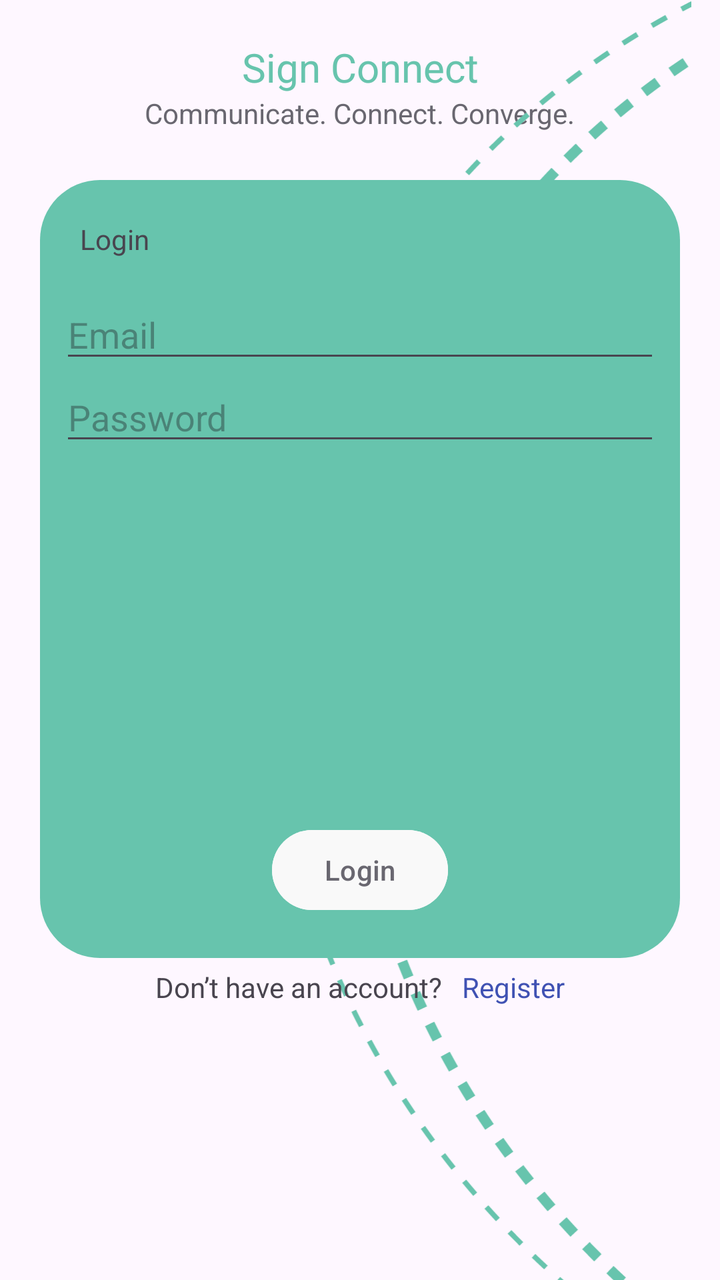
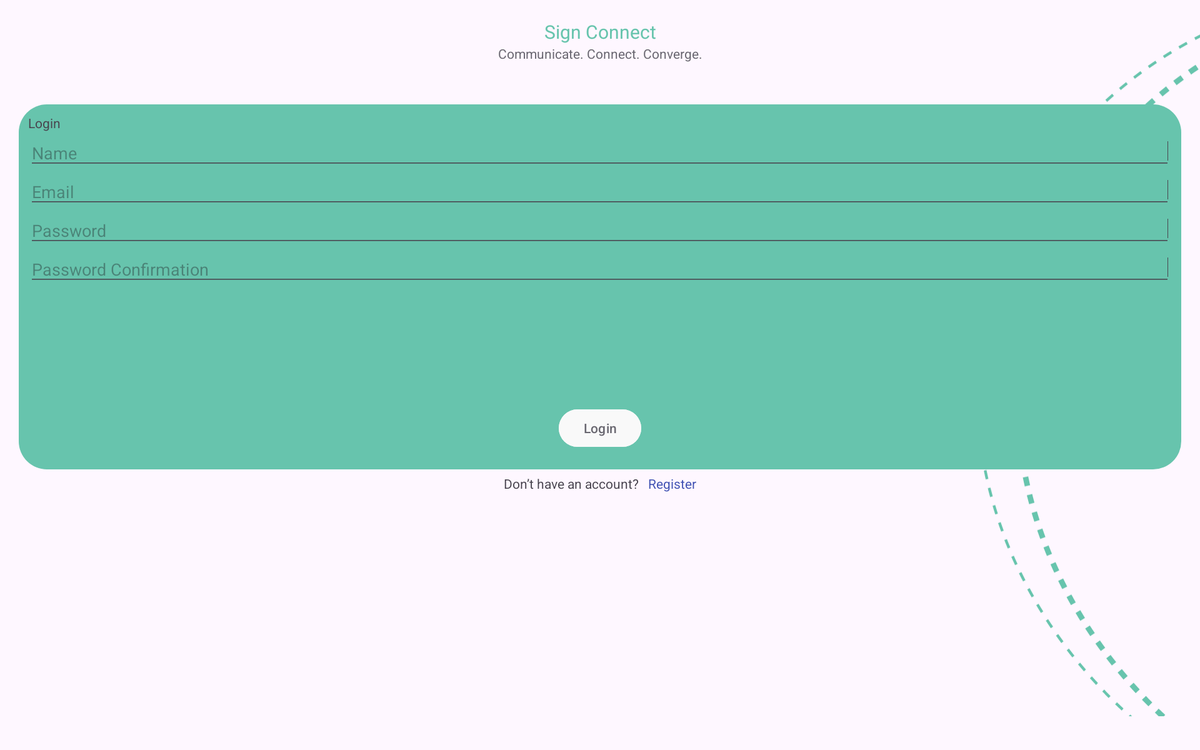

Compare how this app lays out the same screen by default and in its alternative resource folder. The renders come first, then the two layout files and the values they reference.
<!-- AndroidManifest.xml: application theme Theme.SignConnect -->
<!-- res/layout/activity_login.xml -->
<?xml version="1.0" encoding="utf-8"?>
<androidx.constraintlayout.widget.ConstraintLayout xmlns:android="http://schemas.android.com/apk/res/android"
    xmlns:app="http://schemas.android.com/apk/res-auto"
    xmlns:tools="http://schemas.android.com/tools"
    android:id="@+id/container"
    android:layout_width="match_parent"
    android:layout_height="match_parent"
    tools:context=".ui.login.LoginActivity">

    <ProgressBar
        android:id="@+id/loading"
        android:layout_width="wrap_content"
        android:layout_height="wrap_content"
        android:layout_gravity="center"
        android:layout_marginBottom="20dp"
        android:visibility="gone"
        app:layout_constraintBottom_toBottomOf="parent"
        app:layout_constraintEnd_toEndOf="parent"
        app:layout_constraintStart_toStartOf="parent" />

    <TextView
        android:id="@+id/tvFormAppName"
        android:layout_width="wrap_content"
        android:layout_height="wrap_content"
        android:layout_marginTop="20dp"
        android:text="@string/app_name_space"
        android:textColor="@color/turquoise"
        android:textSize="20sp"
        app:layout_constraintEnd_toEndOf="parent"
        app:layout_constraintStart_toStartOf="parent"
        app:layout_constraintTop_toTopOf="parent" />

    <TextView
        android:id="@+id/tvFormAppPhrase"
        android:layout_width="wrap_content"
        android:layout_height="wrap_content"
        android:text="@string/app_phrase"
        android:textColor="@color/gray_light"
        app:layout_constraintEnd_toEndOf="parent"
        app:layout_constraintStart_toStartOf="parent"
        app:layout_constraintTop_toBottomOf="@+id/tvFormAppName" />

    <ImageView
        android:id="@+id/ivFormBackgroundAccent"
        android:layout_width="240dp"
        android:layout_height="0dp"
        app:layout_constraintBottom_toBottomOf="parent"
        app:layout_constraintEnd_toEndOf="parent"
        app:layout_constraintTop_toTopOf="parent"
        app:srcCompat="@drawable/bgaccent_semicircles"
        tools:visibility="visible" />

    <androidx.constraintlayout.widget.ConstraintLayout
        android:id="@+id/clForm"
        android:layout_width="0dp"
        android:layout_height="389dp"
        android:layout_marginStart="20dp"
        android:layout_marginEnd="20dp"
        android:background="@drawable/bg_blue"
        android:backgroundTint="@color/turquoise"
        android:padding="10dp"
        app:layout_constraintBottom_toBottomOf="parent"
        app:layout_constraintEnd_toEndOf="parent"
        app:layout_constraintStart_toStartOf="parent"
        app:layout_constraintTop_toBottomOf="@+id/tvFormAppPhrase"
        app:layout_constraintVertical_bias="0.13">

        <TextView
            android:id="@+id/tvFormTitle"
            android:layout_width="wrap_content"
            android:layout_height="wrap_content"
            android:layout_marginStart="10dp"
            android:layout_marginTop="10dp"
            android:text="@string/title_login"
            app:layout_constraintStart_toStartOf="parent"
            app:layout_constraintTop_toTopOf="parent" />

        <Button
            android:id="@+id/btnFormSubmitLogin"
            android:layout_width="wrap_content"
            android:layout_height="wrap_content"
            android:layout_gravity="start"
            android:layout_marginBottom="10dp"
            android:backgroundTint="@color/blue_light"
            android:enabled="true"
            android:text="@string/title_login"
            android:textColor="@color/gray_light"
            app:layout_constraintBottom_toBottomOf="parent"
            app:layout_constraintEnd_toEndOf="parent"
            app:layout_constraintStart_toStartOf="parent" />

        <LinearLayout
            android:layout_width="0dp"
            android:layout_height="0dp"
            android:layout_marginTop="16dp"
            android:orientation="vertical"
            app:layout_constraintBottom_toTopOf="@+id/btnFormSubmitLogin"
            app:layout_constraintEnd_toEndOf="parent"
            app:layout_constraintStart_toStartOf="parent"
            app:layout_constraintTop_toBottomOf="@+id/tvFormTitle">

            <EditText
                android:id="@+id/etFormEmail"
                android:layout_width="match_parent"
                android:layout_height="wrap_content"
                android:autofillHints="@string/prompt_email"
                android:hint="@string/prompt_email"
                android:inputType="textEmailAddress"
                android:selectAllOnFocus="true" />

            <EditText
                android:id="@+id/etFormPassword"
                android:layout_width="match_parent"
                android:layout_height="wrap_content"
                android:autofillHints="@string/prompt_password"
                android:hint="@string/prompt_password"
                android:imeActionLabel="@string/action_sign_in_short"
                android:imeOptions="actionDone"
                android:inputType="textPassword"
                android:selectAllOnFocus="true" />

        </LinearLayout>
    </androidx.constraintlayout.widget.ConstraintLayout>

    <LinearLayout
        android:layout_width="wrap_content"
        android:layout_height="0dp"
        android:layout_marginTop="5dp"
        android:orientation="horizontal"
        app:layout_constraintEnd_toEndOf="parent"
        app:layout_constraintStart_toStartOf="parent"
        app:layout_constraintTop_toBottomOf="@+id/clForm">

        <TextView
            android:id="@+id/tvFormTogglePrompt"
            android:layout_width="wrap_content"
            android:layout_height="wrap_content"
            android:layout_weight="1"
            android:text="@string/signup_prompt" />

        <TextView
            android:id="@+id/tvFormToggle"
            android:layout_width="wrap_content"
            android:layout_height="wrap_content"
            android:layout_marginStart="10dp"
            android:layout_weight="1"
            android:text="@string/title_signup"
            android:textColor="@color/blue_navy" />
    </LinearLayout>

</androidx.constraintlayout.widget.ConstraintLayout>
<!-- resources referenced by this layout -->
<resources>
  <color name="blue_light">#F9F9F9</color>
  <color name="blue_navy">#4052B3</color>
  <color name="gray_light">#696770</color>
  <color name="turquoise">#67C4AD</color>
  <!-- drawable bg_blue (drawable) -->
  <?xml version="1.0" encoding="utf-8"?>
  <shape
      xmlns:android="http://schemas.android.com/apk/res/android"
      android:shape="rectangle">
      <corners android:radius="30dp"/>
      <solid android:color="@color/blue_baby"/>
  </shape>
  <!-- drawable bgaccent_semicircles: vector/xml drawable (drawable, 14017 chars, omitted) -->
  <string name="action_sign_in_short">Sign in</string>
  <string name="app_name_space">Sign Connect</string>
  <string name="app_phrase">Communicate. Connect. Converge.</string>
  <string name="prompt_email">Email</string>
  <string name="prompt_password">Password</string>
  <string name="signup_prompt">Don’t have an account?</string>
  <string name="title_login">Login</string>
  <string name="title_signup">Register</string>
  <!-- from res/values-v23/ -->
  <style name="Theme.SignConnect" parent="Base.Theme.SignConnect">
          <item name="android:navigationBarColor">@android:color/transparent</item>
          <item name="android:statusBarColor">@android:color/transparent</item>
          <item name="android:windowLightStatusBar">?attr/isLightTheme</item>
      </style>
  <color name="blue_baby">#B1D5CC</color>
  <style name="Base.Theme.SignConnect" parent="Theme.Material3.DayNight.NoActionBar">
          <item name="colorPrimary">@color/white</item>
      </style>
  <color name="white">#FFFFFFFF</color>
</resources>
<!-- res/layout-w1240dp/activity_login.xml (the repository's variant of the layout above) -->
<!-- drawn on a large tablet held sideways -->
<?xml version="1.0" encoding="utf-8"?>
<androidx.constraintlayout.widget.ConstraintLayout xmlns:android="http://schemas.android.com/apk/res/android"
    xmlns:app="http://schemas.android.com/apk/res-auto"
    xmlns:tools="http://schemas.android.com/tools"
    android:id="@+id/container"
    android:layout_width="match_parent"
    android:layout_height="match_parent"
    tools:context=".ui.login.LoginActivity">

    <ProgressBar
        android:id="@+id/loading"
        android:layout_width="wrap_content"
        android:layout_height="wrap_content"
        android:layout_gravity="center"
        android:layout_marginTop="64dp"
        android:layout_marginBottom="64dp"
        android:visibility="gone"
        app:layout_constraintBottom_toBottomOf="parent"
        app:layout_constraintEnd_toEndOf="@+id/etFormPassword"
        app:layout_constraintStart_toStartOf="@+id/etFormPassword"
        app:layout_constraintTop_toTopOf="parent"
        app:layout_constraintVertical_bias="0.3" />

    <TextView
        android:id="@+id/tvFormAppName"
        android:layout_width="wrap_content"
        android:layout_height="wrap_content"
        android:layout_marginTop="20dp"
        android:text="@string/app_name_space"
        android:textColor="@color/turquoise"
        android:textSize="20sp"
        app:layout_constraintEnd_toEndOf="parent"
        app:layout_constraintStart_toStartOf="parent"
        app:layout_constraintTop_toTopOf="parent" />

    <TextView
        android:id="@+id/tvFormAppPhrase"
        android:layout_width="wrap_content"
        android:layout_height="wrap_content"
        android:text="@string/app_phrase"
        android:textColor="@color/gray_light"
        app:layout_constraintEnd_toEndOf="parent"
        app:layout_constraintStart_toStartOf="parent"
        app:layout_constraintTop_toBottomOf="@+id/tvFormAppName" />

    <ImageView
        android:id="@+id/ivFormBackgroundAccent"
        android:layout_width="240dp"
        android:layout_height="0dp"
        app:layout_constraintBottom_toBottomOf="parent"
        app:layout_constraintEnd_toEndOf="parent"
        app:layout_constraintTop_toTopOf="parent"
        app:srcCompat="@drawable/bgaccent_semicircles"
        tools:visibility="visible" />

    <androidx.constraintlayout.widget.ConstraintLayout
        android:id="@+id/clForm"
        android:layout_width="0dp"
        android:layout_height="389dp"
        android:layout_marginStart="20dp"
        android:layout_marginEnd="20dp"
        android:background="@drawable/bg_blue"
        android:backgroundTint="@color/turquoise"
        android:padding="10dp"
        app:layout_constraintBottom_toBottomOf="parent"
        app:layout_constraintEnd_toEndOf="parent"
        app:layout_constraintStart_toStartOf="parent"
        app:layout_constraintTop_toBottomOf="@+id/tvFormAppPhrase"
        app:layout_constraintVertical_bias="0.13">

        <TextView
            android:id="@+id/tvFormTitle"
            android:layout_width="wrap_content"
            android:layout_height="wrap_content"
            android:text="@string/title_login"
            app:layout_constraintStart_toStartOf="parent"
            app:layout_constraintTop_toTopOf="parent" />

        <Button
            android:id="@+id/btnFormSubmitLogin"
            android:layout_width="wrap_content"
            android:layout_height="wrap_content"
            android:layout_gravity="start"
            android:layout_marginBottom="10dp"
            android:backgroundTint="@color/blue_light"
            android:enabled="false"
            android:text="@string/title_login"
            android:textColor="@color/gray_light"
            app:layout_constraintBottom_toBottomOf="parent"
            app:layout_constraintEnd_toEndOf="parent"
            app:layout_constraintStart_toStartOf="parent" />

        <LinearLayout
            android:layout_width="0dp"
            android:layout_height="0dp"
            android:orientation="vertical"
            app:layout_constraintBottom_toTopOf="@+id/btnFormSubmitLogin"
            app:layout_constraintEnd_toEndOf="parent"
            app:layout_constraintStart_toStartOf="parent"
            app:layout_constraintTop_toBottomOf="@+id/tvFormTitle">

            <EditText
                android:id="@+id/etFormName"
                android:layout_width="match_parent"
                android:layout_height="wrap_content"
                android:ems="10"
                android:hint="Name"
                android:inputType="text" />

            <EditText
                android:id="@+id/etFormEmail"
                android:layout_width="match_parent"
                android:layout_height="wrap_content"
                android:autofillHints="@string/prompt_email"
                android:hint="@string/prompt_email"
                android:inputType="textEmailAddress"
                android:selectAllOnFocus="true" />

            <EditText
                android:id="@+id/etFormPassword"
                android:layout_width="match_parent"
                android:layout_height="wrap_content"
                android:autofillHints="@string/prompt_password"
                android:hint="@string/prompt_password"
                android:imeActionLabel="@string/action_sign_in_short"
                android:imeOptions="actionDone"
                android:inputType="textPassword"
                android:selectAllOnFocus="true" />

            <EditText
                android:id="@+id/etFormPasswordConfirm"
                android:layout_width="match_parent"
                android:layout_height="wrap_content"
                android:ems="10"
                android:hint="Password Confirmation"
                android:inputType="textPassword" />

        </LinearLayout>
    </androidx.constraintlayout.widget.ConstraintLayout>

    <LinearLayout
        android:layout_width="wrap_content"
        android:layout_height="0dp"
        android:layout_marginTop="5dp"
        android:orientation="horizontal"
        app:layout_constraintEnd_toEndOf="parent"
        app:layout_constraintStart_toStartOf="parent"
        app:layout_constraintTop_toBottomOf="@+id/clForm">

        <TextView
            android:id="@+id/tvFormTogglePrompt"
            android:layout_width="wrap_content"
            android:layout_height="wrap_content"
            android:layout_weight="1"
            android:text="@string/signup_prompt" />

        <TextView
            android:id="@+id/tvFormToggle"
            android:layout_width="wrap_content"
            android:layout_height="wrap_content"
            android:layout_marginStart="10dp"
            android:layout_weight="1"
            android:text="@string/title_signup"
            android:textColor="@color/blue_navy" />
    </LinearLayout>

</androidx.constraintlayout.widget.ConstraintLayout>
